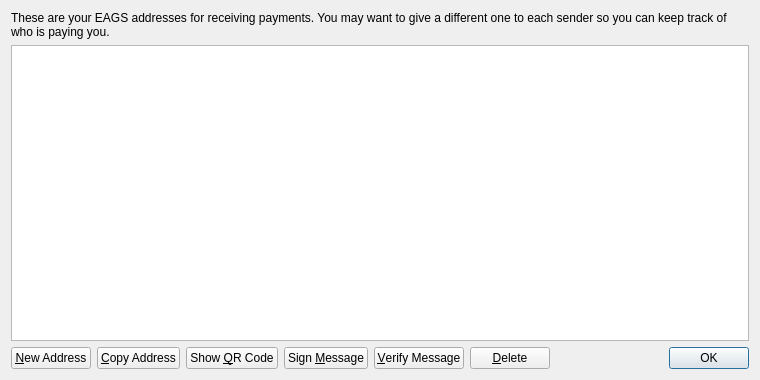
<?xml version="1.0" encoding="UTF-8"?>
<ui version="4.0">
 <class>AddressBookPage</class>
 <widget class="QWidget" name="AddressBookPage">
  <property name="geometry">
   <rect>
    <x>0</x>
    <y>0</y>
    <width>760</width>
    <height>380</height>
   </rect>
  </property>
  <property name="windowTitle">
   <string>Address Book</string>
  </property>
  <layout class="QVBoxLayout" name="verticalLayout">
   <item>
    <widget class="QLabel" name="labelExplanation">
     <property name="text">
      <string>These are your EAGS addresses for receiving payments. You may want to give a different one to each sender so you can keep track of who is paying you.</string>
     </property>
     <property name="textFormat">
      <enum>Qt::PlainText</enum>
     </property>
     <property name="wordWrap">
      <bool>true</bool>
     </property>
    </widget>
   </item>
   <item>
    <widget class="QTableView" name="tableView">
     <property name="contextMenuPolicy">
      <enum>Qt::CustomContextMenu</enum>
     </property>
     <property name="toolTip">
      <string>Double-click to edit address or label</string>
     </property>
     <property name="tabKeyNavigation">
      <bool>false</bool>
     </property>
     <property name="alternatingRowColors">
      <bool>true</bool>
     </property>
     <property name="selectionMode">
      <enum>QAbstractItemView::SingleSelection</enum>
     </property>
     <property name="selectionBehavior">
      <enum>QAbstractItemView::SelectRows</enum>
     </property>
     <property name="sortingEnabled">
      <bool>true</bool>
     </property>
     <attribute name="verticalHeaderVisible">
      <bool>false</bool>
     </attribute>
    </widget>
   </item>
   <item>
    <layout class="QHBoxLayout" name="horizontalLayout">
     <item>
      <widget class="QPushButton" name="newAddressButton">
       <property name="toolTip">
        <string>Create a new address</string>
       </property>
       <property name="text">
        <string>&amp;New Address</string>
       </property>
       <property name="icon">
        <iconset resource="../EAGS.qrc">
         <normaloff>:/icons/add</normaloff>:/icons/add</iconset>
       </property>
      </widget>
     </item>
     <item>
      <widget class="QPushButton" name="copyToClipboard">
       <property name="toolTip">
        <string>Copy the currently selected address to the system clipboard</string>
       </property>
       <property name="text">
        <string>&amp;Copy Address</string>
       </property>
       <property name="icon">
        <iconset resource="../EAGS.qrc">
         <normaloff>:/icons/editcopy</normaloff>:/icons/editcopy</iconset>
       </property>
      </widget>
     </item>
     <item>
      <widget class="QPushButton" name="showQRCode">
       <property name="text">
        <string>Show &amp;QR Code</string>
       </property>
       <property name="icon">
        <iconset resource="../EAGS.qrc">
         <normaloff>:/icons/qrcode</normaloff>:/icons/qrcode</iconset>
       </property>
      </widget>
     </item>
     <item>
      <widget class="QPushButton" name="signMessage">
       <property name="toolTip">
        <string>Sign a message to prove you own a EAGS address</string>
       </property>
       <property name="text">
        <string>Sign &amp;Message</string>
       </property>
       <property name="icon">
        <iconset resource="../EAGS.qrc">
         <normaloff>:/icons/edit</normaloff>:/icons/edit</iconset>
       </property>
      </widget>
     </item>
     <item>
      <widget class="QPushButton" name="verifyMessage">
       <property name="toolTip">
        <string>Verify a message to ensure it was signed with a specified EAGS address</string>
       </property>
       <property name="text">
        <string>&amp;Verify Message</string>
       </property>
       <property name="icon">
        <iconset resource="../EAGS.qrc">
         <normaloff>:/icons/transaction_0</normaloff>:/icons/transaction_0</iconset>
       </property>
      </widget>
     </item>
     <item>
      <widget class="QPushButton" name="deleteButton">
       <property name="toolTip">
        <string>Delete the currently selected address from the list</string>
       </property>
       <property name="text">
        <string>&amp;Delete</string>
       </property>
       <property name="icon">
        <iconset resource="../EAGS.qrc">
         <normaloff>:/icons/remove</normaloff>:/icons/remove</iconset>
       </property>
      </widget>
     </item>
     <item>
      <spacer name="horizontalSpacer">
       <property name="orientation">
        <enum>Qt::Horizontal</enum>
       </property>
       <property name="sizeHint" stdset="0">
        <size>
         <width>40</width>
         <height>20</height>
        </size>
       </property>
      </spacer>
     </item>
     <item>
      <widget class="QDialogButtonBox" name="buttonBox">
       <property name="sizePolicy">
        <sizepolicy hsizetype="Maximum" vsizetype="Fixed">
         <horstretch>0</horstretch>
         <verstretch>0</verstretch>
        </sizepolicy>
       </property>
       <property name="standardButtons">
        <set>QDialogButtonBox::Ok</set>
       </property>
      </widget>
     </item>
    </layout>
   </item>
  </layout>
 </widget>
 <resources>
  <include location="../EAGS.qrc"/>
 </resources>
 <connections/>
</ui>
